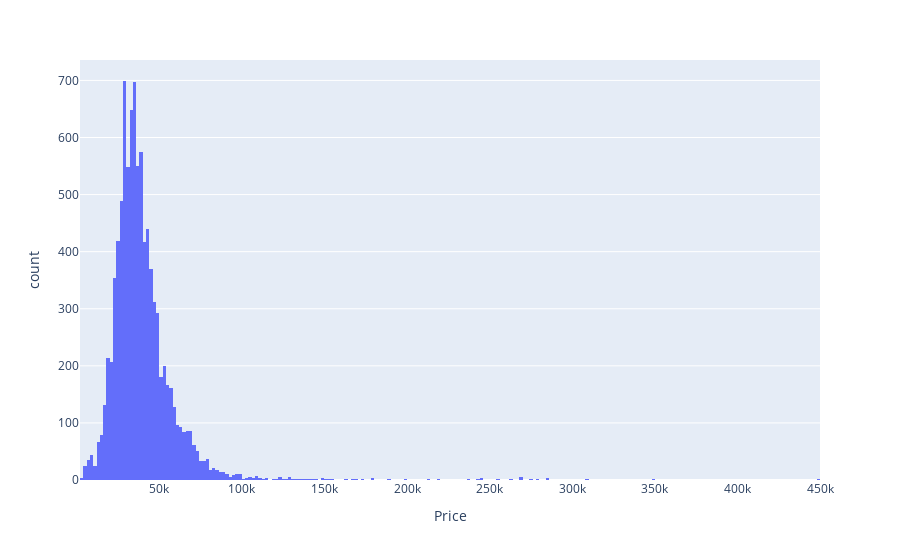

Notebook cell for this chart:
### Markdown cell above
## Data Visualization

### Code cell
# Make a histogram of all the car prices to get an idea of the price distribution

#Make a histogram with plotly express first
fig = px.histogram(cars_data, x = 'Price')
fig.show()

#Make a histogram using seaborn
plt.rcParams['figure.dpi'] = 300
plt.rcParams['savefig.dpi'] = 300
plt.rcParams['font.family'] = 'Source Sans Pro'
fig2, ax = plt.subplots()
ax = sns.set_palette('deep')
ax = sns.histplot(data = cars_data, x = 'Price')
ax.set_title('Car Listing Price Histogram')
ax.set_xlabel('Listed Price')
plt.show()

#The data appears heavily skewed right, so I make another histogram with prices under $150K
lower_cars_data = cars_data[cars_data['Price'] < 150000]
plt.clf()
plt.rcParams['figure.dpi'] = 300
plt.rcParams['savefig.dpi'] = 300
plt.rcParams['font.family'] = 'Source Sans Pro'
fig2, ax = plt.subplots()
ax = sns.set_palette('deep')
ax = sns.histplot(data = lower_cars_data, x = 'Price') 
ax.set_title('Lower Car Listing Price Histogram')
ax.set_xlabel('Listed Price')
plt.show()

#Give price statistics
print('Car Price Figures')
print(cars_data['Price'].describe())

### Figure 1 — Plotly figure (JSON) as saved in the notebook; plotly's stock layout.template omitted (floating-point values rounded to 4 significant figures; data arrays with more than 128 entries replaced by an {"elided": "..."} marker saying what was removed)
{"data": [{"alignmentgroup": "True", "bingroup": "x", "hovertemplate": "Price=%{x}<br>count=%{y}<extra></extra>", "legendgroup": "", "marker": {"color": "#636efa", "pattern": {"shape": ""}}, "name": "", "offsetgroup": "", "orientation": "v", "showlegend": false, "type": "histogram", "x": {"elided": "9359 int values"}, "xaxis": "x", "yaxis": "y"}], "layout": {"autosize": true, "barmode": "relative", "legend": {"tracegroupgap": 0}, "margin": {"t": 60}, "xaxis": {"anchor": "y", "autorange": true, "domain": [0, 1], "range": [2000.0, 450000.0], "title": {"text": "Price"}, "type": "linear"}, "yaxis": {"anchor": "x", "autorange": true, "domain": [0, 1], "range": [0, 735.8], "title": {"text": "count"}}}}
